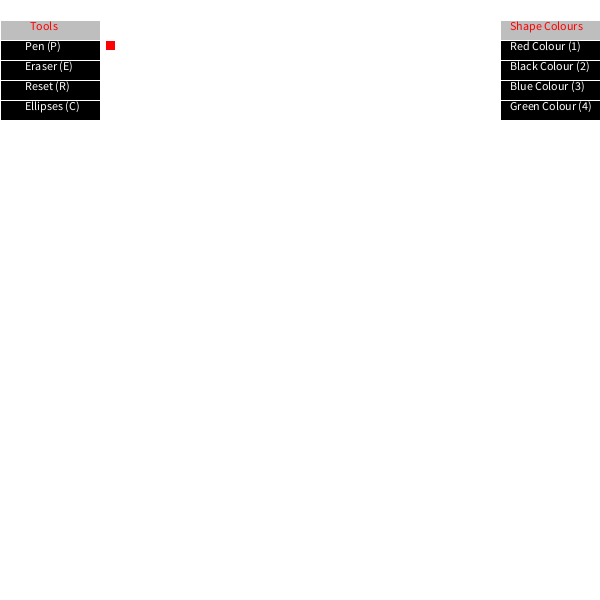
Frame 1 (no input)
Frame 60 (the mouse pressed at the canvas centre just before this capture): identical to frame 1, image omitted
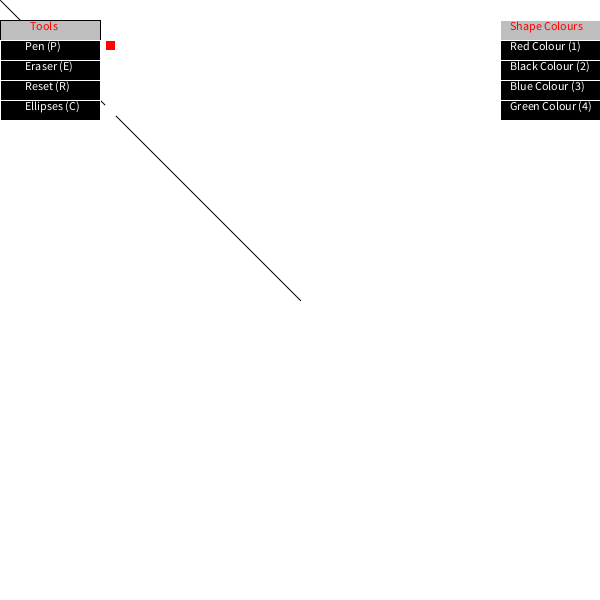
Frame 120 (the mouse held since frame 60 and released just before this capture)

The Processing sketch that drew these frames (run headless with seeded random() and noise(); from frame 60 on, the mouse is pressed at the canvas centre):

// Processing sketch: processing_74728
// ── processing_74728.pde

boolean eraser= false; //set eraser to false
boolean pen = true; //we want to start with a pen
boolean ellipses= false; //set ellipses to false
boolean penred = false;
boolean penblack = true;
boolean penblue = false;
boolean pengreen = false;

void setup() { 
size(600, 600); 
noStroke(); 
rectMode(CENTER); 
background(255); 
ellipseMode(CENTER);

 }

 void draw() { 
 colors();
 reset();
 eraser(); 
 pen();
 ellipses();
 sidebar();
 rightbar();

 }

 void rightbar(){

 fill(190,190,190); //shows the colour menu
 rect(550,30,100,20);

 fill(255,0,0);
 text("Shape Colours",510,30);


 fill(0); //shows the colour button red
 rect(550,50,100,20);

 fill(255);
 text("Red Colour (1)",510,50);

 fill(0); //shows the colour button black
 rect(550,70,100,20);

 fill(255);
 text("Black Colour (2)",510,70);

 fill(0); //shows the colour button blue
 rect(550,90,100,20);

 fill(255);
 text("Blue Colour (3)",510,90);

 fill(0); //shows the colour button green
 rect(550,110,100,20);

 fill(255);
 text("Green Colour (4)",510,110);

 }
 void colors(){

 if (keyPressed) { //colour changing system, working barely
 if (key == '1' || key == '1'){
 penred = true;
 penblack = false;
 penblue = false;
 pengreen=false;
 }
 if (key == '2' || key == '2'){
 penblack = true;
 penred = false;
 penblue= false;
 pengreen=false;
 }

 if (key == '3' || key == '3'){
 penblack = false;
 penred = false;
 penblue= true;
 pengreen=false;
 }

 if (key == '4' || key == '4'){
 penblack = false;
 penred = false;
 penblue= false;
 pengreen=true;
 }
 }
 }
 void reset() {

 if (keyPressed) {
 if (key == 'r' || key == 'R') {
 fill(255);
 rect(300,300,width,height);
 }
 }
 }

 void sidebar(){
 fill(190,190,190); //shows the shape menu
 rect(50,30,100,20);

 fill(255,0,0);
 text("Tools",30,30);


 stroke(255);
 fill(0); //enables the pen indicator
 rect(50,50,100,20);

 fill(255);
 text("Pen (P)",25,50);

 fill(0); //enables the eraser indicator
 rect(50,70,100,20);

 fill(255);
 text("Eraser (E)",25,70);

 fill(0); //enables the reset indicator
 rect(50,90,100,20);

 fill(255);
 text("Reset (R)",25,90);

 fill(0); //enables the ellipses indicator
 rect(50,110,100,20);

 fill(255);
 text("Ellipses (C)",25,110);
 }

 void keyPressed(){ //if e is pressed once, enables the eraser and disables pen
 if (key == 'e' || key == 'E') { 
eraser=true; 
pen=false;
 ellipses=false; 
} 
if (key == 'p' || key == 'P'){ //if p is pressed once, it enables pen and disables eraser 
eraser=false; 
pen=true;
 ellipses=false;
 }
 if (key == 'c' || key == 'C'){ //if p is pressed once, it enables ellipses and disables eraser and pen 
eraser=false; 
pen=false;
 ellipses=true;
 }
 }
 void eraser(){ //the eraser creates a white square when mouse is clicked
 if (eraser == true && pen == false && ellipses == false) { 
stroke(255);
 fill(255); //tick box deleting the penmode tickbox
 rect(110,45,10,10);

 fill(255); //removing the ellipse tick box
 rect(110,110,10,10);


 fill(255,0,0); //tick box showing you are in eraser
 rect(110,70,10,10);


 fill(255); 
if (mousePressed){ 
rect(mouseX,mouseY,25,25); 
}
 }
 }

 public void pen(){ //the pen creates a black rectangle to act as a pen tool
 if (pen == true && eraser == false && ellipses == false) { 
stroke(255);
 fill(255,0,0); //tick box showing you are in pen mode
 rect(110,45,10,10);


 fill(255); //removing the eraser tick box
 rect(110,70,10,10); 
fill(0);

 fill(255); //removing the ellipse tick box
 rect(110,110,10,10);


 if(mousePressed) { 
   


if (penblack == true && penred==false && penblue==false && pengreen==false){
 stroke(0);
 }

 if(penblack ==false && penred == true && penblue==false && pengreen==false){
 stroke(255,0,0);
 }

 if(penblack ==false && penred == false && penblue==true && pengreen==false){
 stroke(0,0,255);
 }
 if(penblack ==false && penred == false && penblue==false && pengreen==true){
 stroke(0,255,0);
 }
 frameRate(50);
 
 line(mouseX, mouseY, pmouseX, pmouseY);
 }
 }}


 void ellipses(){
 if (eraser == false && pen == false && ellipses==true) {
 fill(255); //removing the eraser tick box
 rect(110,70,10,10); 
fill(0);
 fill(255); //tick box deleting the penmode tickbox
 rect(110,45,10,10);

 fill(255,0,0); //tick box showing you are in ellipse mode
 rect(110,110,10,10);



 if(mousePressed) { 
if (penblack == true && penred==false && penblue==false && pengreen==false){
 fill(0);
 }

 if(penblack ==false && penred == true && penblue==false && pengreen==false){
 fill(255,0,0);
 }

 if(penblack ==false && penred == false && penblue==true && pengreen==false){
 fill(0,0,255);
 }
 if(penblack ==false && penred == false && penblue==false && pengreen==true){
 fill(0,255,0);
 }

 frameRate(50);



 ellipse(mouseX, mouseY, 50, 50);
 }}}
